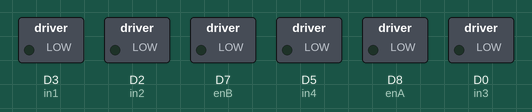
Simulated run of this sketch. Board: ESP8266 (NodeMCU). Shown: switched loads named in the sketch (green lamp = pin HIGH). WiFi joins after 1.5 s; servers stay silent unless stated; what the sketch prints to the serial monitor is not drawn.

Above: at 0.1 s.
At 1.6 s:
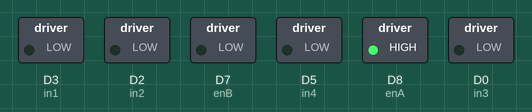
Timing chart, 0 to 3.1 s (numbered marks = the images above):
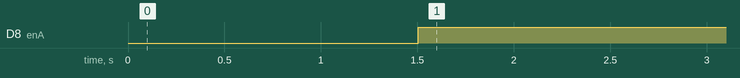

Measured:
- by itself, D8 (enA): LOW → HIGH at 1.5 s

The sketch:

CODE.ino
```cpp
#include <Arduino.h>
#include <ESP8266WiFi.h>
#include <ArduinoWebsockets.h>
#define enA D8
#define in2 D2
#define in3 D0
#define enB D7
#define in4 D5
#define in1 D3
using namespace websockets;

const char* ssid = "test";
const char* password = "ahmed123456";
const char* websocket_server = "ws://92.113.27.167:4558/ws";
//
WebsocketsClient client;

int  xAxis, yAxis;
int motorSpeedA = 0;
int motorSpeedB = 0;

void motor(void);

void onMessageCallback(WebsocketsMessage message) {
    // Serial.print("Received: ");
    Serial.println(message.data());
    sscanf(message.data().c_str(), "%d,%d", &xAxis, &yAxis);
    // Serial.println(xAxis);
    // Serial.print(yAxis);
}

void setup() {
    pinMode(enA, OUTPUT);
    pinMode(enB, OUTPUT);
    pinMode(in1, OUTPUT);
    pinMode(in2, OUTPUT);
    pinMode(in3, OUTPUT);
    pinMode(in4, OUTPUT);
    Serial.begin(115200);
    WiFi.begin(ssid, password);

    Serial.print("Connecting to WiFi");
    while (WiFi.status() != WL_CONNECTED) {
        delay(500);
        Serial.print(".");
    }
    Serial.println("\nConnected to WiFi");


    Serial.print("Connecting to WebSocket: ");
    Serial.println(websocket_server);


}
void checkConnection() {
    if (WiFi.status() != WL_CONNECTED) {
        Serial.println("WiFi Disconnected! Reconnecting...");
        WiFi.disconnect();
        WiFi.begin(ssid, password);
    }
}

void sendTestMessage() {
    if (!client.available()) {
        Serial.println("WebSocket Disconnected! Reconnecting...");
        client.connect(websocket_server);
        client.onMessage(onMessageCallback);
        delay(2000);
        return;
    }

    //client.send("test");  // Send test message
    //unsigned long startTime = millis();  // Start timer
    /*
    while (millis() - startTime < 500) {  // 10ms timeout
        if (client.available()) {
            client.poll();
            client.onMessage(onMessageCallback);
            return;  // If we get a response, exit function
        }
    }
    */
    // Timeout reached, force reconnect WebSocket
    //Serial.println("Timeout! Reconnecting WebSocket...");
    //client.close();
    //client.connect(websocket_server);
   // client.onMessage(onMessageCallback);

}


void loop() {
  checkConnection();
  sendTestMessage();
  while(client.available()){
    // delay(500); This is main prbolem
    client.onMessage(onMessageCallback);
    client.poll();
    motor();
  }


    // Serial.println(xAxis);
    // Serial.println(yAxis);


}
void motor(){
  //if(((xAxis > 470 && xAxis < 550) && (yAxis > 470 && yAxis < 550)) || (xAxis == 0 && yAxis == 0)){
  if((xAxis == 512 && yAxis == 512) || (xAxis == 0 && yAxis == 0)){
        digitalWrite(in1, LOW);
        digitalWrite(in2, LOW);
        // Set Motor B backward
        digitalWrite(in3, LOW);
        digitalWrite(in4, LOW);
    }
    else if (yAxis < 512) {
        // Set Motor A backward
        digitalWrite(in1, HIGH);
        digitalWrite(in2, LOW);
        // Set Motor B backward
        digitalWrite(in3, HIGH);
        digitalWrite(in4, LOW);
        // Convert the declining Y-axis readings for going backward from 470 to 0 into 0 to 255 value for the PWM signal for increasing the motor speed
        motorSpeedA = map(yAxis, 470, 0, 0, 255);
        motorSpeedB = map(yAxis, 470, 0, 0, 255);
      }
      else if (yAxis > 512) {
        // Set Motor A forward
        digitalWrite(in1, LOW);
        digitalWrite(in2, HIGH);
        // Set Motor B forward
        digitalWrite(in3, LOW);
        digitalWrite(in4, HIGH);
        // Convert the increasing Y-axis readings for going forward from 550 to 1023 into 0 to 255 value for the PWM signal for increasing the motor speed
        motorSpeedA = map(yAxis, 550, 1023, 0, 255);
        motorSpeedB = map(yAxis, 550, 1023, 0, 255);
      }
      // If joystick stays in middle the motors are not moving
      else {
        motorSpeedA = 0;
        motorSpeedB = 0;
      }
      // X-axis used for left and right control
      if (xAxis < 470) {
        // Convert the declining X-axis readings from 470 to 0 into increasing 0 to 255 value
        int xMapped = map(xAxis, 470, 0, 0, 255);
        // Move to left - decrease left motor speed, increase right motor speed
        motorSpeedA = motorSpeedA + xMapped;
        motorSpeedB = motorSpeedB - xMapped;
        // Confine the range from 0 to 255
        if (motorSpeedA < 0) {
          motorSpeedA = 0;
        }
        if (motorSpeedB > 255) {
          motorSpeedB = 255;
        }
      }
      if (xAxis > 550) {
        // Convert the increasing X-axis readings from 550 to 1023 into 0 to 255 value
        int xMapped = map(xAxis, 550, 1023, 0, 255);
        // Move right - decrease right motor speed, increase left motor speed
        motorSpeedA = motorSpeedA - xMapped;
        motorSpeedB = motorSpeedB + xMapped;
        // Confine the range from 0 to 255
        if (motorSpeedA > 255) {
          motorSpeedA = 255;
        }
        if (motorSpeedB < 0) {
          motorSpeedB = 0;
        }
      }
      // Prevent buzzing at low speeds (Adjust according to your motors. My motors couldn't start moving if PWM value was below value of 70)
      if (motorSpeedA < 70) {
        motorSpeedA = 0;
      }
      if (motorSpeedB < 70) {
        motorSpeedB = 0;
      }
      analogWrite(enA, motorSpeedA); // Send PWM signal to motor A
      analogWrite(enB, motorSpeedB); // Send PWM signal to motor B
}
```
